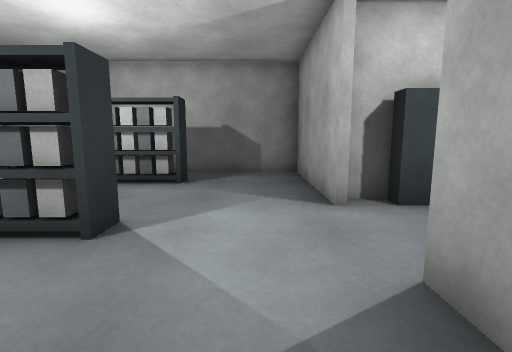
view 1 (above)

12 first-person views from a walk through a Unity game level. The camera is 1.2 m above the floor, tilts 8° down and sees 85° across. The floor is counted in squares, 1 m on a side. Each view is taken from the middle of a square. On the plan, view 1 faces up. The plan holds only what a view shows up to about 13 squares ahead; the rest is blank. The player character is not drawn.

view 2
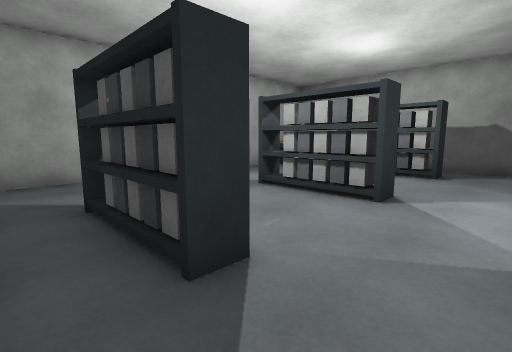

view 3
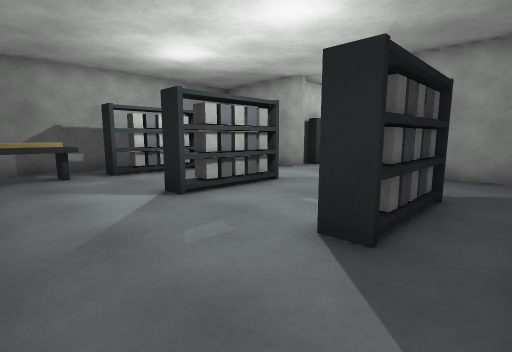

view 4
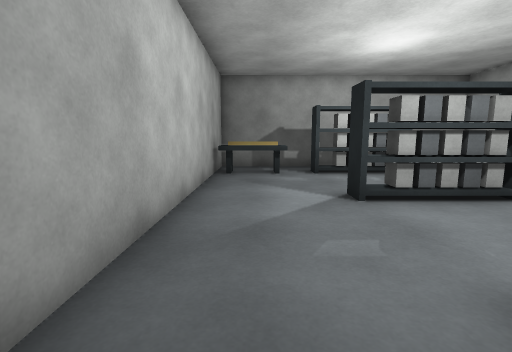

view 5
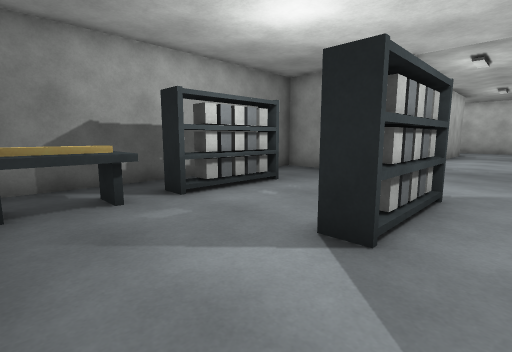

view 6
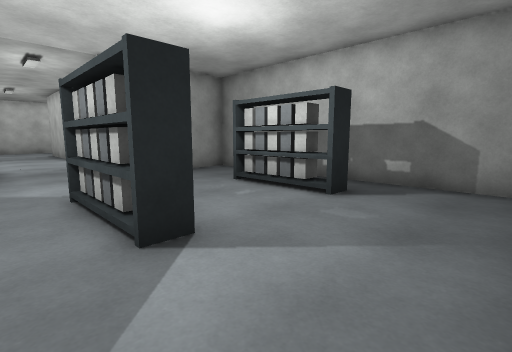

view 7
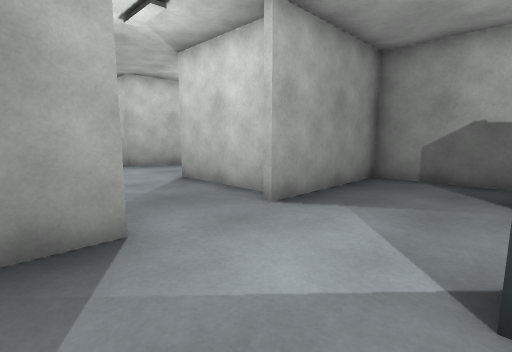

view 8
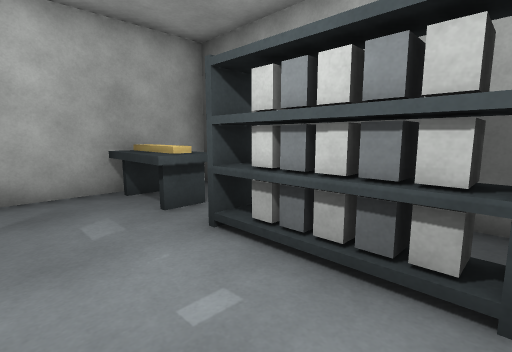

view 9
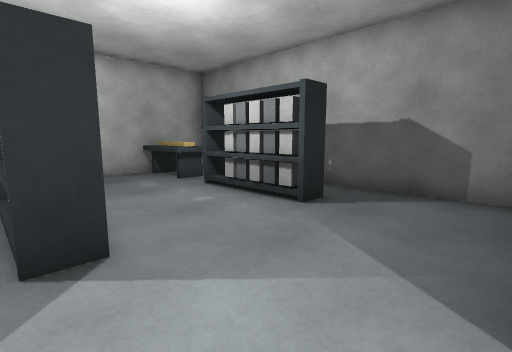

view 10
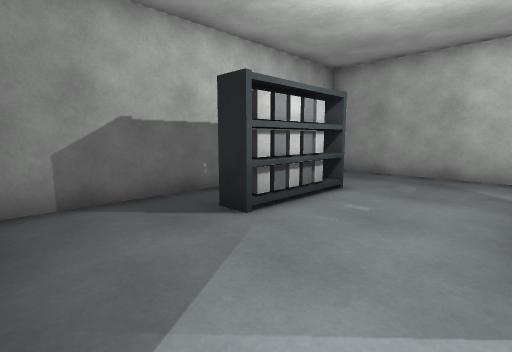

view 11
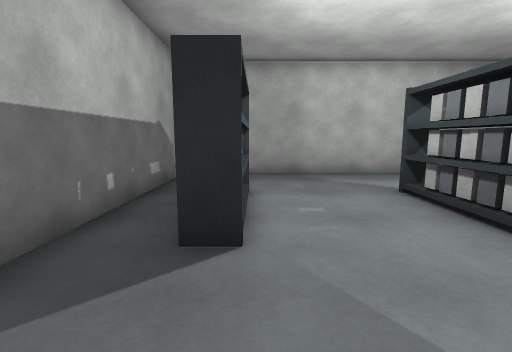

view 12
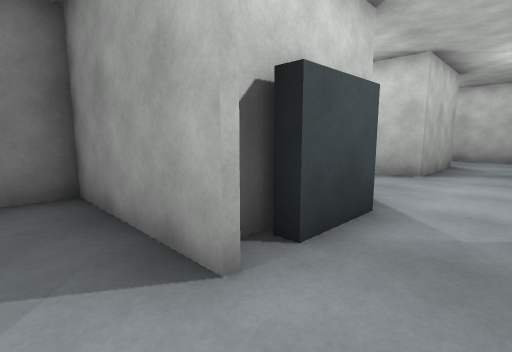

### Floor plan
Ten units are one square. View 1 is at (0, 0); x grows to the right and y downward. Boxes are objects, and circles mark ways between rooms. Rooms are numbered by the first view taken in them; rooms with no view inside come last. Other rooms are left out.
<svg viewBox="-89 -99 108 128">
<path fill="none" stroke="#000" d="M-49 -39 -49 -31M14 -48 14 -94 -45 -94M-49 -79 -49 -71M-49 1 -49 9M-46 24 14 24 14 -22M-44 -31 -51 -31 -51 -38 -45 -38M-44 9 -51 9 -51 2 -44 2M-78 24 -46 24M-84 -65 -84 19M-44 -71 -51 -71M-60 -69 -82 -69M-45 -94 -84 -94 -84 -65M-51 -71 -51 -79M-78 -80 -78 -70M-64 -70 -64 -80"/>
<rect x="-45" y="-5" width="10" height="20" fill="#bbb"><title>other object</title></rect>
<rect x="-45" y="-45" width="10" height="20" fill="#bbb"><title>other object</title></rect>
<rect x="-45" y="-85" width="10" height="20" fill="#bbb"><title>other object</title></rect>
<rect x="-35" y="-5" width="10" height="20" fill="#bbb"><title>other object</title></rect>
<rect x="-35" y="-45" width="10" height="20" fill="#bbb"><title>other object</title></rect>
<rect x="-35" y="-85" width="10" height="20" fill="#bbb"><title>other object</title></rect>
<rect x="-25" y="-5" width="10" height="20" fill="#bbb"><title>other object</title></rect>
<rect x="-25" y="-45" width="10" height="20" fill="#bbb"><title>other object</title></rect>
<rect x="-25" y="-85" width="10" height="20" fill="#bbb"><title>other object</title></rect>
<rect x="-75" y="-85" width="10" height="20" fill="#bbb"><title>other object</title></rect>
<circle cx="-50" cy="-15" r="3" fill="#2a7"/>
<circle cx="-50" cy="-55" r="3" fill="#2a7"/>
<circle cx="-50" cy="20" r="3" fill="#2a7"/>
<circle cx="-55" cy="-90" r="3" fill="#2a7"/>
<text x="-20" y="-40">1</text>
<text x="-70" y="-20">2</text>
<text x="-70" y="-90">3</text>
</svg>
Room 1 opens to room 2. Room 1 opens to room 3.

Where each view was taken, in squares from view 1:
view 1: 0 up, 0 right, facing up
view 2: 2 down, 0 right, facing up-left
view 3: 2 down, 8 left, facing up-right
view 4: 2 down, 7 left, facing up
view 5: 2 up, 8 left, facing up-right
view 6: 5 up, 8 left, facing down-right
view 7: 6 up, 2 left, facing down-right
view 8: 5 up, 2 left, facing up-left
view 9: 3 up, 1 right, facing up-left
view 10: 3 up, 1 right, facing down-left
view 11: 0 up, 1 right, facing left
view 12: 3 up, 0 right, facing up-right
